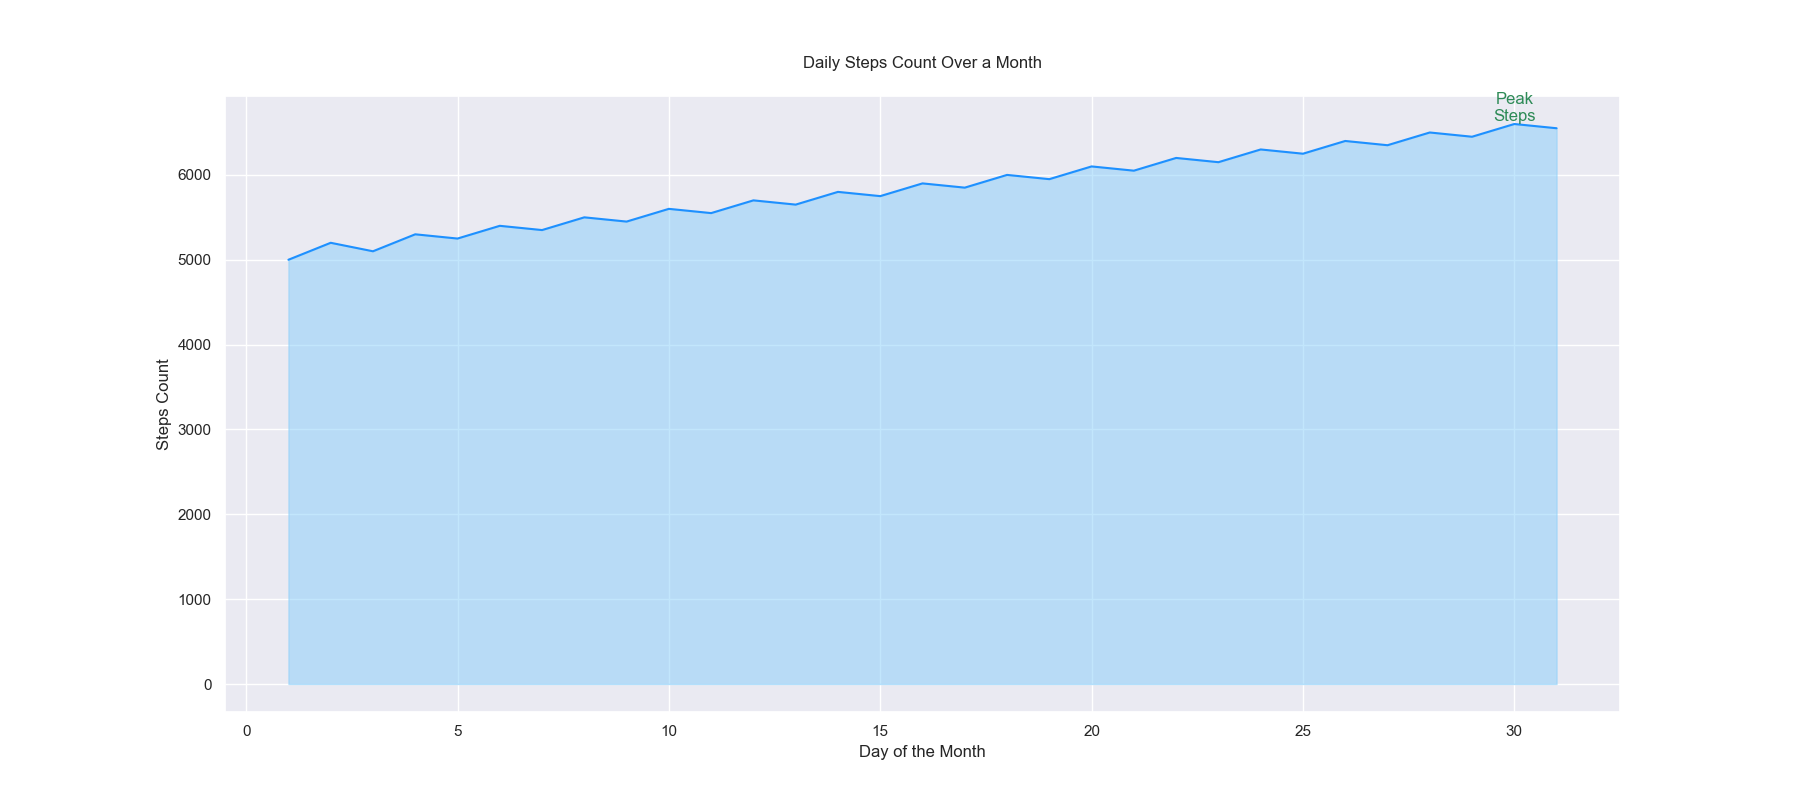

This chart was generated by the following Python code:

import seaborn as sns
import pandas as pd
import matplotlib.pyplot as plt

data = {
    'Day': [1, 2, 3, 4, 5, 6, 7, 8, 9, 10, 11, 12, 13, 14, 15, 16, 17, 18, 19, 20, 21, 22, 23, 24, 25, 26, 27, 28, 29, 30, 31],
    'Steps_Count': [5000, 5200, 5100, 5300, 5250, 5400, 5350, 5500, 5450, 5600, 5550, 5700, 5650, 5800, 5750, 5900, 5850, 6000, 5950, 6100, 6050, 6200, 6150, 6300, 6250, 6400, 6350, 6500, 6450, 6600, 6550]
}

df = pd.DataFrame(data)

plt.figure(figsize=(18, 8))
area_chart = sns.lineplot(data=df, x='Day', y='Steps_Count', color='#1E90FF')
area_chart.fill_between(df['Day'], df['Steps_Count'], color='#87CEFA', alpha=0.5)

max_steps = df['Steps_Count'].max()
max_day = df['Steps_Count'].idxmax() + 1
plt.text(max_day, max_steps, 'Peak\nSteps', horizontalalignment='center', verticalalignment='bottom', color='#2E8B57')

plt.title("Daily Steps Count Over a Month", pad=20)
plt.xlabel("Day of the Month")
plt.ylabel("Steps Count")

plt.show()
